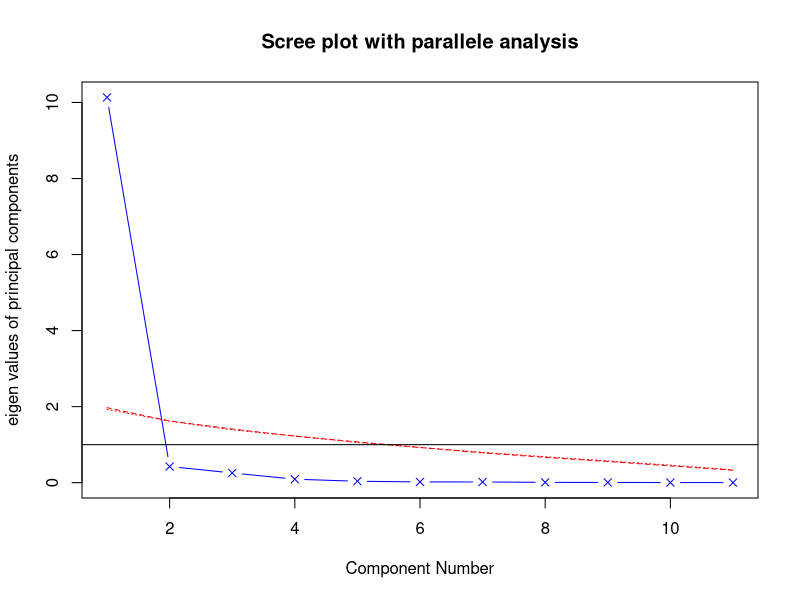
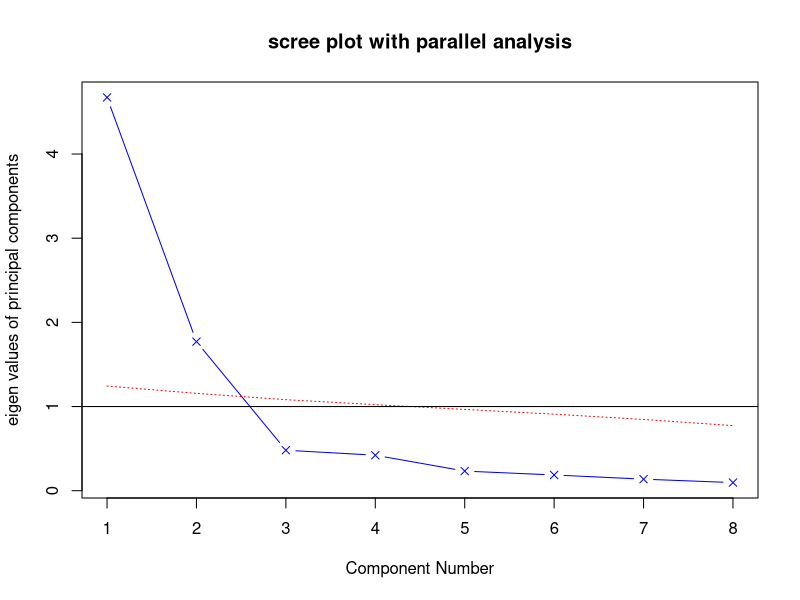
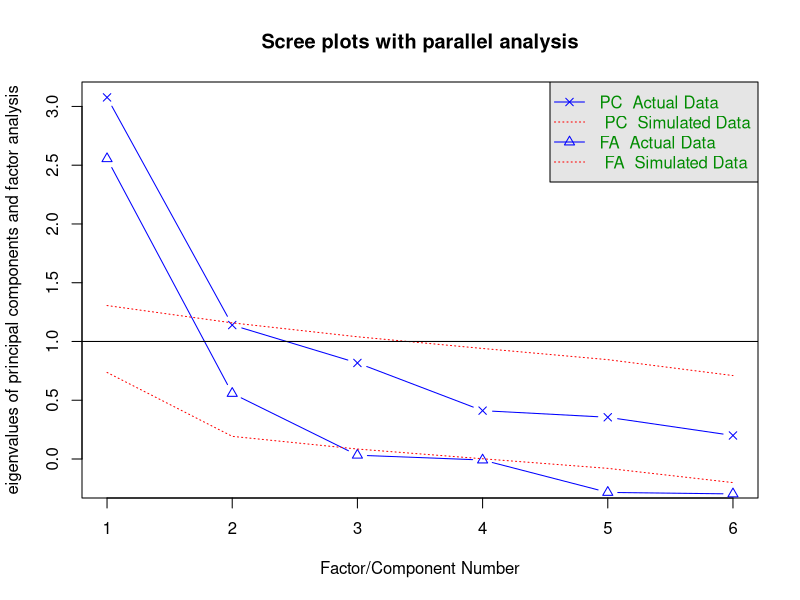
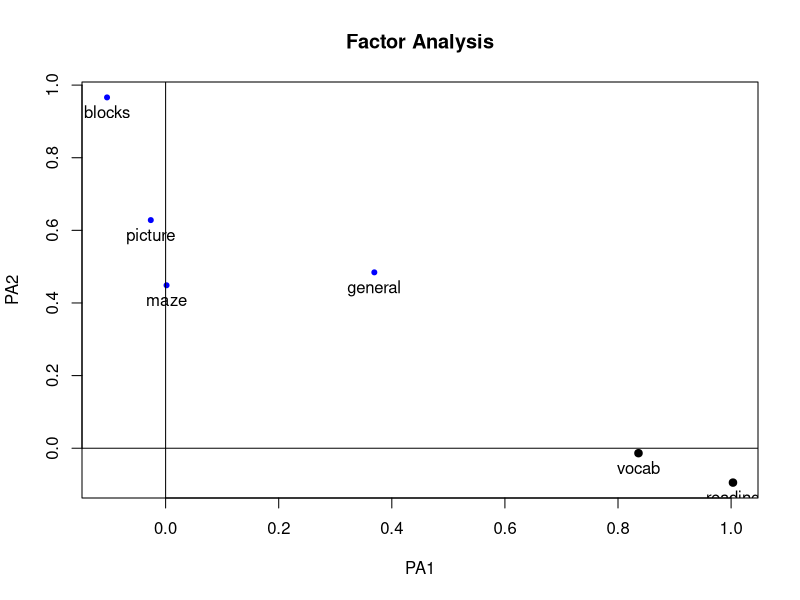
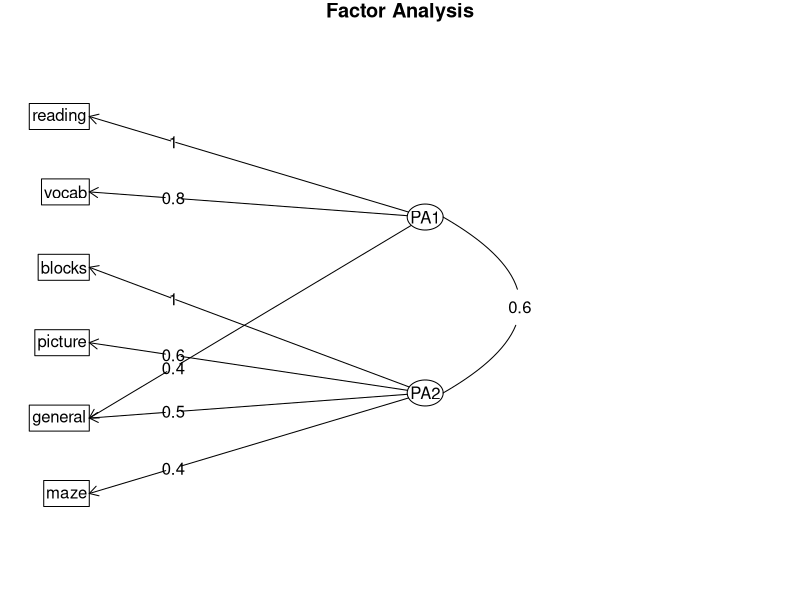

Recreate these plots in R, in order.

#一、PCA分析

#install.packages("psych")
library(psych)
library(ggplot2)

#1.判断主成分的个数
fa.parallel(USJudgeRatings[,-1],fa="pc",n.iter = 100,show.legend = FALSE,main = "Scree plot with parallele analysis") #碎石图
##只保留一个主成分即可！

fa.parallel(Harman23.cor$cov,n.obs = 302,fa="pc",n.iter=100,show.legend = FALSE,main="scree plot with parallel analysis") #n.obs:包含多少观察值
##保留两个主成分

#2. 提取主成分
pc <- principal(USJudgeRatings[,-1],nfactors = 1) #nfactors:设定主成分数
pc

pc2 <- principal(Harman23.cor$cov,nfactors = 2,rotate = "none")
pc2

#3. 主成分旋转
rc <- principal(Harman23.cor$cov,nfactors = 2,rotate = "varimax") #"varimax":方差极大旋转（正交旋转）
rc

#4. 获取主成分得分
pc <- principal(USJudgeRatings[,-1],nfactors = 1,scores = TRUE) #每个观测在该主成分上的得分
head(pc$scores)

cor(USJudgeRatings$CONT,pc$scores)

##基于相关系数矩阵分析主成分时：可得到主成分得分的系数
rc <- principal(Harman23.cor$cov,nfactors = 2,rotate = "varimax")
round(unclass(rc$weights),2) #unclass():消除对象的类
##计算主成分得分


#二、探索性因子分析（EFA）
options(digits = 2)
covariances <- ability.cov$cov
correlations <- cov2cor(covariances) #将协方差矩阵转变成相关系数矩阵

#1.判断需提取的公共因子数
fa.parallel(correlations,n.obs = 112,fa="both",n.iter = 100,main = "Scree plots with parallel analysis")
##提取两个因子

#2.提取公共因子
fa<- fa(correlations,nfactors = 2,rotate="none",fm="pa") #fm:设定因子化方法，pa：主轴迭代法
fa

#3.因子旋转
fa.varimax <- fa(correlations,nfactors=2,rotate="varimax",fm="pa") #正交旋转
fa.varimax


#install.packages("GPArotation")
library(GPArotation)
fa.promax <- fa(correlations,nfactors=2,rotate="promax",fm="pa")  #斜交旋转提取因子
fa.promax


#可视化
factor.plot(fa.promax,labels = rownames(fa.promax$loadings))
fa.diagram(fa.promax,simple = FALSE)



















